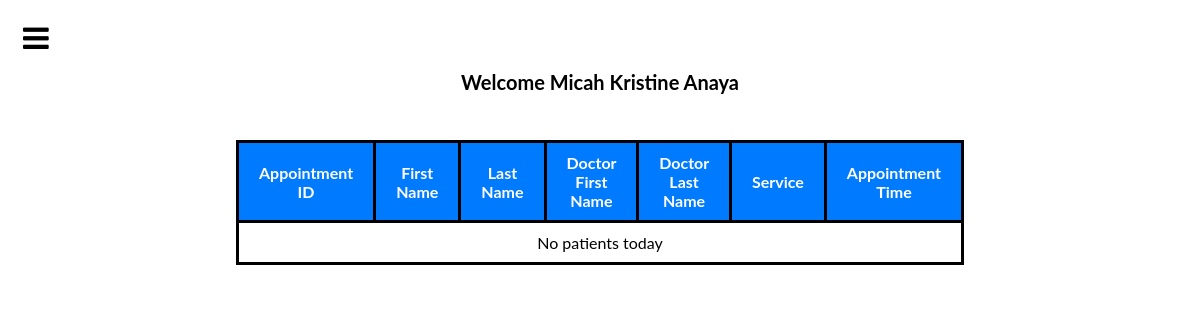
The page /doc_page/doctor_landing_page.php?lgn_id=22 (signed in) on the database as committed earlier.
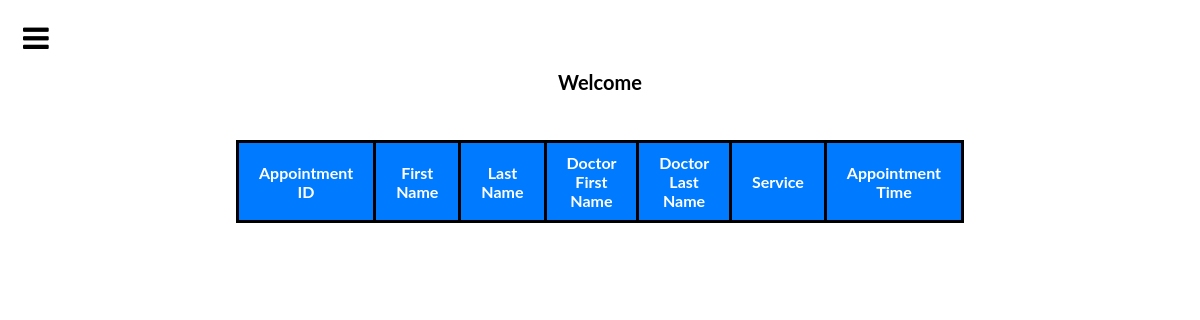
The same page on the database as committed later.
### tables this page shows
CREATE TABLE `tbldoctor` (
  `doc_id` int(11) NOT NULL,
  `doc_fname` varchar(100) NOT NULL,
  `doc_lname` varchar(100) NOT NULL,
  `doc_spec` varchar(100) DEFAULT NULL,
  `doc_birthdate` date DEFAULT NULL,
  `doc_email` varchar(100) DEFAULT NULL,
  `doc_contact` varchar(20) NOT NULL,
  `lgn_id` int(11) DEFAULT NULL
);

### doc_page/doctor_landing_page.php (the view, shortened to what this page needs)
<?php
include '../config.php';
$firstName = '';
$lastName = '';
if(isset($_SESSION['username'])) {
    $username = $_SESSION['username'];
    $sql = "SELECT doc_id, doc_fname, doc_lname
            FROM tblDoctor
            INNER JOIN tblLogin ON tblDoctor.lgn_id = tblLogin.lgn_id
            WHERE tblLogin.lgn_username = ?";
    $stmt = $conn->prepare($sql);
    $stmt->bind_param("s", $username);
    $stmt->execute();
    $stmt->store_result();
    if ($stmt->num_rows > 0) {
        $stmt->bind_result($doc_id, $doc_fname, $doc_lname);
        $firstName = $doc_fname;
        $lastName = $doc_lname;
    }
}
?>
<!DOCTYPE html>
<html lang="en">
<head>
    <link rel="stylesheet" href="doc_style.css">
    <link rel="stylesheet" href="https://cdnjs.cloudflare.com/ajax/libs/font-awesome/4.7.0/css/font-awesome.min.css">
    <span id="BarsNav" style="font-size:30px;cursor:pointer" onclick="openNav()"><i class="fa fa-bars"></i></span>
</head>
<body>
<h2 id="doclandh2" class="doctor_name">Welcome <?php echo $firstName . ' ' . $lastName; ?></h2>
<div id="todayTable">
    <table>
        <tr>
            <th>Appointment ID</th>
            <th>First Name</th>
            <th>Last Name</th>
            <th>Doctor First Name</th>
            <th>Doctor Last Name</th>
            <th>Service</th>
            <th>Appointment Time</th>
        </tr>
        <?php
        if ($firstName && $lastName) {
            $conn = new mysqli('localhost', 'root', '', 'dbclinic');
            $date = date('Y-m-d');
            $sql = "SELECT apt_id, ptn_fname, ptn_lname, doc_fname, doc_lname, serv_name, apt_time
                FROM tblappoint
                JOIN tblpatient ON tblappoint.ptn_id = tblpatient.ptn_id
                JOIN tbldoctor ON tblappoint.doc_id = tbldoctor.doc_id
                JOIN tblservice ON tblappoint.serv_id = tblservice.serv_id
                WHERE apt_date = '$date' AND tbldoctor.doc_id = '$doc_id'";
            $result = $conn->query($sql);
            if ($result->num_rows > 0) {
                while($row = $result->fetch_assoc()) {
                    echo "<tr>";
                    echo "<td>" . $row["apt_id"] . "</td>";
                    echo "<td>" . $row["ptn_fname"] . "</td>";
                    echo "<td>" . $row["ptn_lname"] . "</td>";
                    echo "<td>" . $row["doc_fname"] . "</td>";
                    echo "<td>" . $row["doc_lname"] . "</td>";
                    echo "<td>" . $row["serv_name"] . "</td>";
                    echo "<td>" . $row["apt_time"] . "</td>";
                    echo "</tr>";
                }
            } else {
                echo "<tr><td colspan='7'>No patients today</td></tr>";
            }
        }
        ?>
    </table>
</div>
</body>
</html>

Rows that differ between the two databases and show on the page:
removed tbldoctor: doc_fname "Micah Kristine", doc_lname "Anaya"
Other text that changed with them:
text no longer shown: "No patients today"
